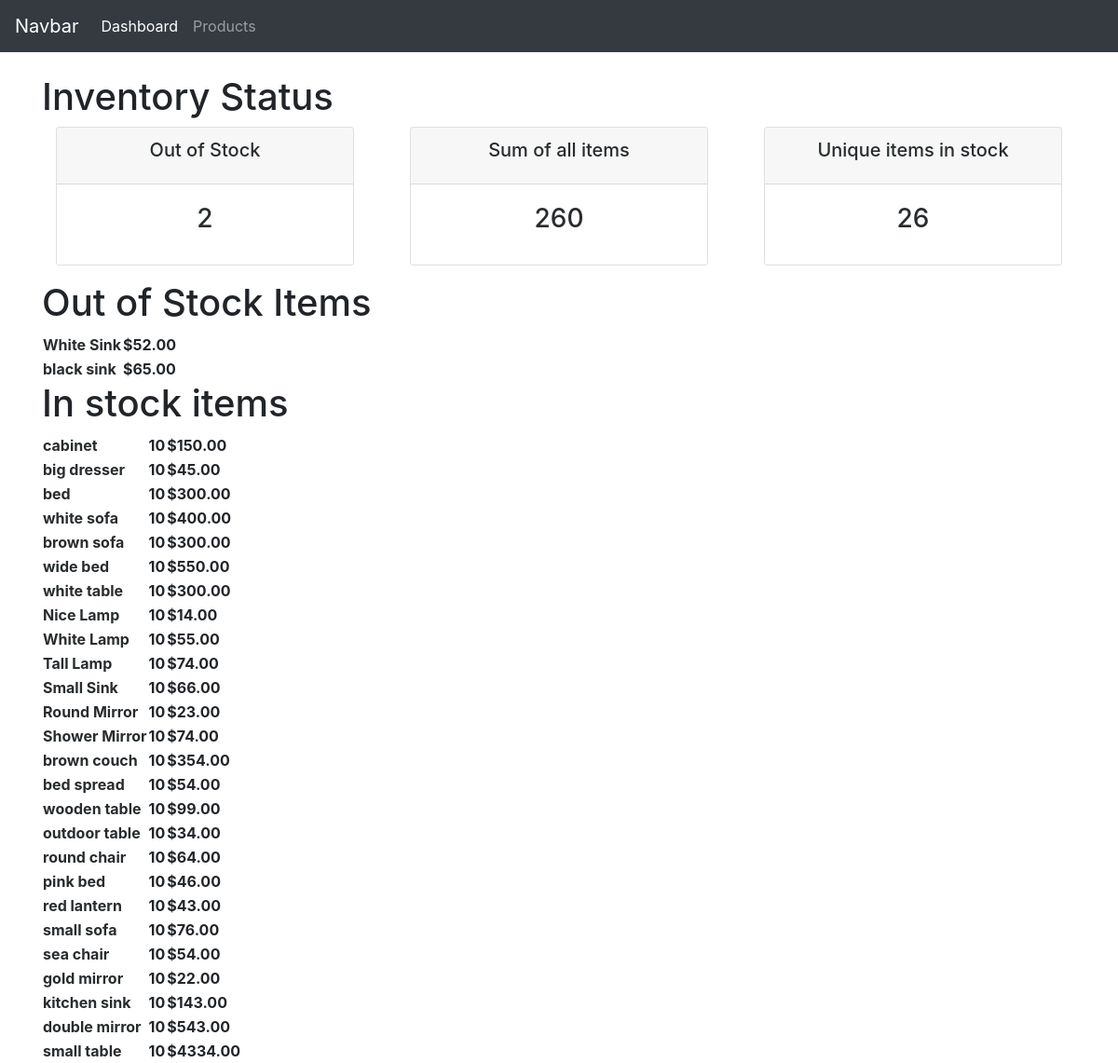
The page /dashboard/inventory/ on the database its author committed.
### store/models.py (models this page shows, shortened)
class Product(models.Model):
    title = models.CharField(max_length=200)
    price = models.DecimalField(max_digits=30, decimal_places=2)
    picture = models.CharField(max_length=300)
    category = models.CharField(max_length=200)
    sub_category = models.CharField(max_length=200)
    inventory_amount = models.IntegerField(default=10)

### accounts/views.py (the view)
# urls.py: path(r'inventory/', views.inventory)
def inventory(request):
    items = Product.objects.all()
    out_of_stock = items.filter(inventory_amount=0)
    in_stock = items.exclude(inventory_amount=0)
    on_shelves_amount = sum(items.values_list('inventory_amount', flat=True))
    missing_items_count = out_of_stock.count()
    present_items_count = in_stock.count()
    context = {'out_of_stock': out_of_stock, 'in_stock': in_stock, 'on_shelves_amount': on_shelves_amount,
               'missing_items_count': missing_items_count, 'present_items_count': present_items_count}
    return render(request, 'accounts/inventory.html', context)

### accounts/templates/accounts/inventory.html
{% extends 'accounts/main.html' %}
{% block content %}
<br>
<div class="container">
    <h1>Inventory Status</h1>
	<div class="row">
		<div class="col">
			<div class="col-md">
				<div class="card text-center text-white  mb-3" id="total-orders">
					  <div class="card-header">
						  <h5 class="card-title status-title">Out of Stock</h5>
					  </div>
					  <div class="card-body">
						<h3 class="card-title">{{missing_items_count}}</h3>
					  </div>
				</div>
			</div>
		</div>
		<div class="col">
			<div class="col-md">
				<div class="card text-center text-white  mb-3" id="total-orders">
					  <div class="card-header">
						  <h5 class="card-title status-title">Sum of all items</h5>
					  </div>
					  <div class="card-body">
						<h3 class="card-title">{{on_shelves_amount}}</h3>
					  </div>
				</div>
			</div>
		</div>
		<div class="col">
			<div class="col-md">
				<div class="card text-center text-white  mb-3" id="orders-delivered">
					  <div class="card-header">
						  <h5 class="card-title status-title">Unique items in stock</h5>
					  </div>
					  <div class="card-body">
						<h3 class="card-title">{{present_items_count}}</h3>
					  </div>
				</div>
			</div>
		</div>
	</div>
	<h1>Out of Stock Items</h1>
	<table>
		{% for item in out_of_stock %}
		<tr>
			<th><a href="/store/item{{item.id}}">{{item.title}}</a></th>
			<th>${{item.price}}</th>
		</tr>
		{% endfor %}
	</table>
	<h1>In stock items</h1>
		<table>
		{% for item in in_stock %}
		<tr>
			<th><a href="/store/item{{item.id}}">{{item.title}}</a></th>
			<th>{{item.inventory_amount}}</th>
			<th>${{item.price}}</th>
		</tr>
		{% endfor %}
	</table>
</div>
{% endblock %}

### futniture_store/static/css/dashboard.css (style rules this page uses)
:root { --mainYellow: #fdbe02; --mainWhite: #fff; --mainBlack: #282c2e; --mainGrey: #9b9999; --TransGrey: rgba(0, 0, 0, 0.1); --SecondGrey: #6a666a; --MainOrange: rgba(253, 124, 77); }
.status-title { color: var(--mainBlack); }
.card-title { color: var(--mainBlack); }
a { color: var(--mainBlack); }

### rows shown on the page
Product: title "White Sink", price "52.00"
Product: title "black sink", price "65.00"
Product: title "cabinet", inventory_amount "10", price "150.00"
Product: title "big dresser", inventory_amount "10", price "45.00"
Product: title "bed", inventory_amount "10", price "300.00"
Product: title "white sofa", inventory_amount "10", price "400.00"
Product: title "brown sofa", inventory_amount "10", price "300.00"
Product: title "wide bed", inventory_amount "10", price "550.00"
Product: title "white table", inventory_amount "10", price "300.00"
Product: title "Nice Lamp", inventory_amount "10", price "14.00"
Product: title "White Lamp", inventory_amount "10", price "55.00"
Product: title "Tall Lamp", inventory_amount "10", price "74.00"
Product: title "Small Sink", inventory_amount "10", price "66.00"
Product: title "Round Mirror", inventory_amount "10", price "23.00"
Product: title "Shower Mirror", inventory_amount "10", price "74.00"
Product: title "brown couch", inventory_amount "10", price "354.00"
Product: title "bed spread", inventory_amount "10", price "54.00"
Product: title "wooden table", inventory_amount "10", price "99.00"
Product: title "outdoor table", inventory_amount "10", price "34.00"
Product: title "round chair", inventory_amount "10", price "64.00"
Product: title "pink bed", inventory_amount "10", price "46.00"
Product: title "red lantern", inventory_amount "10", price "43.00"
Product: title "small sofa", inventory_amount "10", price "76.00"
Product: title "sea chair", inventory_amount "10", price "54.00"
Product: title "gold mirror", inventory_amount "10", price "22.00"
Product: title "kitchen sink", inventory_amount "10", price "143.00"
Product: title "double mirror", inventory_amount "10", price "543.00"
Product: title "small table", inventory_amount "10", price "4334.00"

### other values the page prints
{{ missing_items_count }} "2"
{{ on_shelves_amount }} "260"
{{ present_items_count }} "26"
